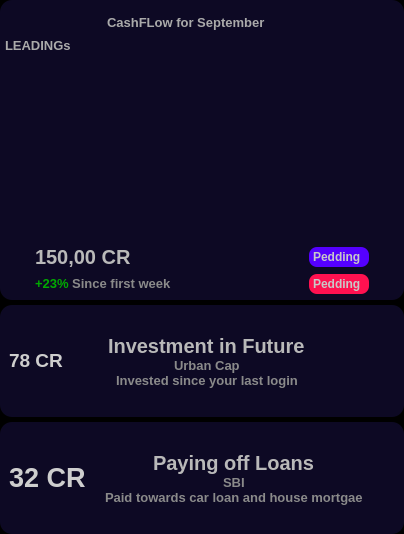
      <widget class="QFrame" name="frame_59">
       <property name="styleSheet">
        <string notr="true">background-color: rgb(0, 0, 0)</string>
       </property>
       <property name="frameShape">
        <enum>QFrame::NoFrame</enum>
       </property>
       <property name="frameShadow">
        <enum>QFrame::Raised</enum>
       </property>
       <layout class="QVBoxLayout" name="verticalLayout_4">
        <property name="spacing">
         <number>5</number>
        </property>
        <property name="leftMargin">
         <number>0</number>
        </property>
        <property name="topMargin">
         <number>0</number>
        </property>
        <property name="rightMargin">
         <number>0</number>
        </property>
        <property name="bottomMargin">
         <number>0</number>
        </property>
        <item>
         <widget class="QFrame" name="calenderBox">
          <property name="minimumSize">
           <size>
            <width>0</width>
            <height>300</height>
           </size>
          </property>
          <property name="styleSheet">
           <string notr="true">QFrame {
	background-color: rgb(13, 9, 36);
	border: none;
	border-radius: 12px;
}</string>
          </property>
          <property name="frameShape">
           <enum>QFrame::NoFrame</enum>
          </property>
          <property name="frameShadow">
           <enum>QFrame::Raised</enum>
          </property>
          <layout class="QVBoxLayout" name="verticalLayout_25">
           <property name="spacing">
            <number>0</number>
           </property>
           <property name="leftMargin">
            <number>5</number>
           </property>
           <property name="topMargin">
            <number>0</number>
           </property>
           <property name="rightMargin">
            <number>5</number>
           </property>
           <property name="bottomMargin">
            <number>0</number>
           </property>
           <item>
            <widget class="QFrame" name="frame_61">
             <property name="minimumSize">
              <size>
               <width>0</width>
               <height>30</height>
              </size>
             </property>
             <property name="maximumSize">
              <size>
               <width>16777215</width>
               <height>30</height>
              </size>
             </property>
             <property name="styleSheet">
              <string notr="true"/>
             </property>
             <property name="frameShape">
              <enum>QFrame::NoFrame</enum>
             </property>
             <property name="frameShadow">
              <enum>QFrame::Raised</enum>
             </property>
             <layout class="QHBoxLayout" name="horizontalLayout_38">
              <property name="spacing">
               <number>0</number>
              </property>
              <property name="leftMargin">
               <number>0</number>
              </property>
              <property name="topMargin">
               <number>0</number>
              </property>
              <property name="rightMargin">
               <number>10</number>
              </property>
              <property name="bottomMargin">
               <number>0</number>
              </property>
              <item alignment="Qt::AlignHCenter|Qt::AlignBottom">
               <widget class="QLabel" name="label_46">
                <property name="minimumSize">
                 <size>
                  <width>180</width>
                  <height>0</height>
                 </size>
                </property>
                <property name="maximumSize">
                 <size>
                  <width>150</width>
                  <height>16777215</height>
                 </size>
                </property>
                <property name="font">
                 <font>
                  <pointsize>10</pointsize>
                  <weight>75</weight>
                  <bold>true</bold>
                 </font>
                </property>
                <property name="styleSheet">
                 <string notr="true">color: rgb(170, 170, 170);</string>
                </property>
                <property name="text">
                 <string>&lt;html&gt;&lt;head/&gt;&lt;body&gt;&lt;p&gt;CashFLow for September&lt;/p&gt;&lt;/body&gt;&lt;/html&gt;</string>
                </property>
               </widget>
              </item>
             </layout>
            </widget>
           </item>
           <item>
            <widget class="QLabel" name="label_47">
             <property name="minimumSize">
              <size>
               <width>180</width>
               <height>0</height>
              </size>
             </property>
             <property name="maximumSize">
              <size>
               <width>150</width>
               <height>30</height>
              </size>
             </property>
             <property name="font">
              <font>
               <pointsize>10</pointsize>
               <weight>75</weight>
               <bold>true</bold>
              </font>
             </property>
             <property name="styleSheet">
              <string notr="true">color: rgb(170, 170, 170);</string>
             </property>
             <property name="text">
              <string>LEADINGs</string>
             </property>
            </widget>
           </item>
           <item>
            <widget class="QFrame" name="frame_60">
             <property name="styleSheet">
              <string notr="true">border-image: url(:/icons/chart2.jpg);
</string>
             </property>
             <property name="frameShape">
              <enum>QFrame::StyledPanel</enum>
             </property>
             <property name="frameShadow">
              <enum>QFrame::Raised</enum>
             </property>
            </widget>
           </item>
           <item>
            <widget class="QFrame" name="frame_62">
             <property name="maximumSize">
              <size>
               <width>16777215</width>
               <height>60</height>
              </size>
             </property>
             <property name="styleSheet">
              <string notr="true"/>
             </property>
             <property name="frameShape">
              <enum>QFrame::StyledPanel</enum>
             </property>
             <property name="frameShadow">
              <enum>QFrame::Raised</enum>
             </property>
             <layout class="QGridLayout" name="gridLayout_2">
              <property name="leftMargin">
               <number>30</number>
              </property>
              <property name="topMargin">
               <number>0</number>
              </property>
              <property name="rightMargin">
               <number>30</number>
              </property>
              <property name="bottomMargin">
               <number>0</number>
              </property>
              <property name="spacing">
               <number>0</number>
              </property>
              <item row="0" column="0">
               <widget class="QLabel" name="label_48">
                <property name="font">
                 <font>
                  <pointsize>15</pointsize>
                  <weight>75</weight>
                  <bold>true</bold>
                 </font>
                </property>
                <property name="styleSheet">
                 <string notr="true">color: rgb(182, 182, 182);</string>
                </property>
                <property name="text">
                 <string>&lt;html&gt;&lt;head/&gt;&lt;body&gt;&lt;p&gt;&lt;span style=&quot; color:#b9b9b9;&quot;&gt;150,00 CR&lt;/span&gt;&lt;/p&gt;&lt;/body&gt;&lt;/html&gt;</string>
                </property>
               </widget>
              </item>
              <item row="0" column="1">
               <widget class="QLabel" name="label_49">
                <property name="minimumSize">
                 <size>
                  <width>0</width>
                  <height>20</height>
                 </size>
                </property>
                <property name="maximumSize">
                 <size>
                  <width>60</width>
                  <height>20</height>
                 </size>
                </property>
                <property name="font">
                 <font>
                  <weight>75</weight>
                  <bold>true</bold>
                 </font>
                </property>
                <property name="styleSheet">
                 <string notr="true">color: rgb(200, 200, 200);
background-color: rgb(85, 0, 255);
padding: 1px;
border-radius: 8px;</string>
                </property>
                <property name="text">
                 <string>Pedding</string>
                </property>
               </widget>
              </item>
              <item row="1" column="0">
               <widget class="QLabel" name="label_51">
                <property name="minimumSize">
                 <size>
                  <width>50</width>
                  <height>0</height>
                 </size>
                </property>
                <property name="font">
                 <font>
                  <pointsize>10</pointsize>
                  <weight>75</weight>
                  <bold>true</bold>
                 </font>
                </property>
                <property name="styleSheet">
                 <string notr="true">color: rgb(138, 138, 138);</string>
                </property>
                <property name="text">
                 <string>&lt;html&gt;&lt;head/&gt;&lt;body&gt;&lt;p&gt;&lt;span style=&quot; color:#00aa00;&quot;&gt;+23%&lt;/span&gt; Since first week&lt;/p&gt;&lt;/body&gt;&lt;/html&gt;</string>
                </property>
               </widget>
              </item>
              <item row="1" column="1">
               <widget class="QLabel" name="label_50">
                <property name="minimumSize">
                 <size>
                  <width>0</width>
                  <height>20</height>
                 </size>
                </property>
                <property name="maximumSize">
                 <size>
                  <width>60</width>
                  <height>20</height>
                 </size>
                </property>
                <property name="font">
                 <font>
                  <weight>75</weight>
                  <bold>true</bold>
                 </font>
                </property>
                <property name="styleSheet">
                 <string notr="true">color: rgb(200, 200, 200);
background-color: rgb(255, 17, 80);
padding: 1px;
border-radius: 8px;</string>
                </property>
                <property name="text">
                 <string>Pedding</string>
                </property>
               </widget>
              </item>
             </layout>
            </widget>
           </item>
          </layout>
         </widget>
        </item>
        <item>
         <widget class="QFrame" name="investBox">
          <property name="maximumSize">
           <size>
            <width>16777215</width>
            <height>150</height>
           </size>
          </property>
          <property name="styleSheet">
           <string notr="true">QFrame {
	background-color: rgb(13, 9, 36);
	border: none;
	border-radius: 12px;
}</string>
          </property>
          <property name="frameShape">
           <enum>QFrame::NoFrame</enum>
          </property>
          <property name="frameShadow">
           <enum>QFrame::Raised</enum>
          </property>
          <layout class="QHBoxLayout" name="horizontalLayout_39">
           <item>
            <widget class="QLabel" name="label_52">
             <property name="minimumSize">
              <size>
               <width>60</width>
               <height>60</height>
              </size>
             </property>
             <property name="maximumSize">
              <size>
               <width>60</width>
               <height>60</height>
              </size>
             </property>
             <property name="font">
              <font>
               <pointsize>20</pointsize>
               <weight>75</weight>
               <bold>true</bold>
              </font>
             </property>
             <property name="styleSheet">
              <string notr="true">color: rgb(206, 206, 206);</string>
             </property>
             <property name="text">
              <string>&lt;html&gt;&lt;head/&gt;&lt;body&gt;&lt;p&gt;&lt;span style=&quot; font-size:14pt;&quot;&gt;78 CR&lt;/span&gt;&lt;/p&gt;&lt;/body&gt;&lt;/html&gt;</string>
             </property>
            </widget>
           </item>
           <item>
            <widget class="QFrame" name="frame_63">
             <property name="frameShape">
              <enum>QFrame::StyledPanel</enum>
             </property>
             <property name="frameShadow">
              <enum>QFrame::Raised</enum>
             </property>
             <layout class="QVBoxLayout" name="verticalLayout_27">
              <property name="spacing">
               <number>0</number>
              </property>
              <property name="leftMargin">
               <number>0</number>
              </property>
              <property name="topMargin">
               <number>20</number>
              </property>
              <property name="rightMargin">
               <number>0</number>
              </property>
              <property name="bottomMargin">
               <number>20</number>
              </property>
              <item alignment="Qt::AlignHCenter|Qt::AlignVCenter">
               <widget class="QLabel" name="label_53">
                <property name="font">
                 <font>
                  <pointsize>15</pointsize>
                  <weight>75</weight>
                  <bold>true</bold>
                 </font>
                </property>
                <property name="styleSheet">
                 <string notr="true">color: rgb(182, 182, 182);</string>
                </property>
                <property name="text">
                 <string>&lt;html&gt;&lt;head/&gt;&lt;body&gt;&lt;p&gt;&lt;span style=&quot; color:#b9b9b9;&quot;&gt;Investment in Future&lt;/span&gt;&lt;/p&gt;&lt;/body&gt;&lt;/html&gt;</string>
                </property>
               </widget>
              </item>
              <item alignment="Qt::AlignHCenter|Qt::AlignVCenter">
               <widget class="QLabel" name="label_54">
                <property name="minimumSize">
                 <size>
                  <width>0</width>
                  <height>0</height>
                 </size>
                </property>
                <property name="font">
                 <font>
                  <pointsize>10</pointsize>
                  <weight>75</weight>
                  <bold>true</bold>
                 </font>
                </property>
                <property name="styleSheet">
                 <string notr="true">color: rgb(138, 138, 138);</string>
                </property>
                <property name="text">
                 <string>&lt;html&gt;&lt;head/&gt;&lt;body&gt;&lt;p&gt;Urban Cap&lt;/p&gt;&lt;/body&gt;&lt;/html&gt;</string>
                </property>
               </widget>
              </item>
              <item alignment="Qt::AlignHCenter|Qt::AlignVCenter">
               <widget class="QLabel" name="label_55">
                <property name="minimumSize">
                 <size>
                  <width>0</width>
                  <height>0</height>
                 </size>
                </property>
                <property name="font">
                 <font>
                  <pointsize>10</pointsize>
                  <weight>75</weight>
                  <bold>true</bold>
                 </font>
                </property>
                <property name="styleSheet">
                 <string notr="true">color: rgb(138, 138, 138);</string>
                </property>
                <property name="text">
                 <string>Invested since your last login</string>
                </property>
               </widget>
              </item>
             </layout>
            </widget>
           </item>
           <item>
            <widget class="QFrame" name="frame_64">
             <property name="maximumSize">
              <size>
               <width>50</width>
               <height>16777215</height>
              </size>
             </property>
             <property name="frameShape">
              <enum>QFrame::StyledPanel</enum>
             </property>
             <property name="frameShadow">
              <enum>QFrame::Raised</enum>
             </property>
             <layout class="QVBoxLayout" name="verticalLayout_26" stretch="0">
              <property name="spacing">
               <number>0</number>
              </property>
              <property name="leftMargin">
               <number>0</number>
              </property>
              <property name="topMargin">
               <number>0</number>
              </property>
              <property name="rightMargin">
               <number>0</number>
              </property>
              <property name="bottomMargin">
               <number>0</number>
              </property>
              <item alignment="Qt::AlignTop">
               <widget class="QPushButton" name="pushButton_14">
                <property name="minimumSize">
                 <size>
                  <width>26</width>
                  <height>26</height>
                 </size>
                </property>
                <property name="maximumSize">
                 <size>
                  <width>26</width>
                  <height>26</height>
                 </size>
                </property>
                <property name="styleSheet">
                 <string notr="true">QPushButton {
	border: none;
	background-color: rgb(13, 9, 36);
	border-radius: 13;
}

QPushButton:hover {
	background-color: rgb(124, 124, 124);
}

QPushButton:pressed {
	background-color: rgb(0, 0, 0);
}</string>
                </property>
                <property name="text">
                 <string/>
                </property>
                <property name="icon">
                 <iconset resource="dashboad/New-PySide6-ui-design-master/resources/resources.qrc">
                  <normaloff>:/icons/icons/more.svg</normaloff>:/icons/icons/more.svg</iconset>
                </property>
                <property name="iconSize">
                 <size>
                  <width>24</width>
                  <height>24</height>
                 </size>
                </property>
               </widget>
              </item>
             </layout>
            </widget>
           </item>
          </layout>
         </widget>
        </item>
        <item>
         <widget class="QFrame" name="loadnsBox">
          <property name="maximumSize">
           <size>
            <width>16777215</width>
            <height>150</height>
           </size>
          </property>
          <property name="styleSheet">
           <string notr="true">QFrame {
	background-color: rgb(13, 9, 36);
	border: none;
	border-radius: 12px;
}</string>
          </property>
          <property name="frameShape">
           <enum>QFrame::NoFrame</enum>
          </property>
          <property name="frameShadow">
           <enum>QFrame::Raised</enum>
          </property>
          <layout class="QHBoxLayout" name="horizontalLayout_40">
           <item>
            <widget class="QLabel" name="label_59">
             <property name="minimumSize">
              <size>
               <width>90</width>
               <height>60</height>
              </size>
             </property>
             <property name="maximumSize">
              <size>
               <width>60</width>
               <height>60</height>
              </size>
             </property>
             <property name="font">
              <font>
               <pointsize>20</pointsize>
               <weight>75</weight>
               <bold>true</bold>
              </font>
             </property>
             <property name="styleSheet">
              <string notr="true">color: rgb(206, 206, 206);</string>
             </property>
             <property name="text">
              <string>&lt;html&gt;&lt;head/&gt;&lt;body&gt;&lt;p&gt;32 CR&lt;/p&gt;&lt;/body&gt;&lt;/html&gt;</string>
             </property>
            </widget>
           </item>
           <item>
            <widget class="QFrame" name="frame_65">
             <property name="frameShape">
              <enum>QFrame::StyledPanel</enum>
             </property>
             <property name="frameShadow">
              <enum>QFrame::Raised</enum>
             </property>
             <layout class="QVBoxLayout" name="verticalLayout_28">
              <property name="spacing">
               <number>0</number>
              </property>
              <property name="leftMargin">
               <number>0</number>
              </property>
              <property name="topMargin">
               <number>20</number>
              </property>
              <property name="rightMargin">
               <number>0</number>
              </property>
              <property name="bottomMargin">
               <number>20</number>
              </property>
              <item alignment="Qt::AlignHCenter|Qt::AlignVCenter">
               <widget class="QLabel" name="label_56">
                <property name="font">
                 <font>
                  <pointsize>15</pointsize>
                  <weight>75</weight>
                  <bold>true</bold>
                 </font>
                </property>
                <property name="styleSheet">
                 <string notr="true">color: rgb(182, 182, 182);</string>
                </property>
                <property name="text">
                 <string>&lt;html&gt;&lt;head/&gt;&lt;body&gt;&lt;p&gt;&lt;span style=&quot; color:#b9b9b9;&quot;&gt;Paying off Loans&lt;/span&gt;&lt;/p&gt;&lt;/body&gt;&lt;/html&gt;</string>
                </property>
               </widget>
              </item>
              <item alignment="Qt::AlignHCenter|Qt::AlignVCenter">
               <widget class="QLabel" name="label_57">
                <property name="minimumSize">
                 <size>
                  <width>0</width>
                  <height>0</height>
                 </size>
                </property>
                <property name="font">
                 <font>
                  <pointsize>10</pointsize>
                  <weight>75</weight>
                  <bold>true</bold>
                 </font>
                </property>
                <property name="styleSheet">
                 <string notr="true">color: rgb(138, 138, 138);</string>
                </property>
                <property name="text">
                 <string>&lt;html&gt;&lt;head/&gt;&lt;body&gt;&lt;p&gt;SBI&lt;/p&gt;&lt;/body&gt;&lt;/html&gt;</string>
                </property>
               </widget>
              </item>
              <item alignment="Qt::AlignHCenter|Qt::AlignVCenter">
               <widget class="QLabel" name="label_58">
                <property name="minimumSize">
                 <size>
                  <width>0</width>
                  <height>0</height>
                 </size>
                </property>
                <property name="font">
                 <font>
                  <pointsize>10</pointsize>
                  <weight>75</weight>
                  <bold>true</bold>
                 </font>
                </property>
                <property name="styleSheet">
                 <string notr="true">color: rgb(138, 138, 138);</string>
                </property>
                <property name="text">
                 <string>Paid towards car loan and house mortgae</string>
                </property>
               </widget>
              </item>
             </layout>
            </widget>
           </item>
           <item>
            <widget class="QFrame" name="frame_66">
             <property name="maximumSize">
              <size>
               <width>50</width>
               <height>16777215</height>
              </size>
             </property>
             <property name="frameShape">
              <enum>QFrame::StyledPanel</enum>
             </property>
             <property name="frameShadow">
              <enum>QFrame::Raised</enum>
             </property>
             <layout class="QVBoxLayout" name="verticalLayout_29" stretch="0">
              <property name="spacing">
               <number>0</number>
              </property>
              <property name="leftMargin">
               <number>0</number>
              </property>
              <property name="topMargin">
               <number>0</number>
              </property>
              <property name="rightMargin">
               <number>0</number>
              </property>
              <property name="bottomMargin">
               <number>0</number>
              </property>
              <item alignment="Qt::AlignTop">
               <widget class="QPushButton" name="pushButton_15">
                <property name="minimumSize">
                 <size>
                  <width>26</width>
                  <height>26</height>
                 </size>
                </property>
                <property name="maximumSize">
                 <size>
                  <width>26</width>
                  <height>26</height>
                 </size>
                </property>
                <property name="styleSheet">
                 <string notr="true">QPushButton {
	border: none;
	background-color: rgb(13, 9, 36);
	border-radius: 13;
}

QPushButton:hover {
	background-color: rgb(124, 124, 124);
}

QPushButton:pressed {
	background-color: rgb(0, 0, 0);
}</string>
                </property>
                <property name="text">
                 <string/>
                </property>
                <property name="icon">
                 <iconset resource="dashboad/New-PySide6-ui-design-master/resources/resources.qrc">
                  <normaloff>:/icons/icons/more.svg</normaloff>:/icons/icons/more.svg</iconset>
                </property>
                <property name="iconSize">
                 <size>
                  <width>24</width>
                  <height>24</height>
                 </size>
                </property>
               </widget>
              </item>
             </layout>
            </widget>
           </item>
          </layout>
         </widget>
        </item>
       </layout>
      </widget>
